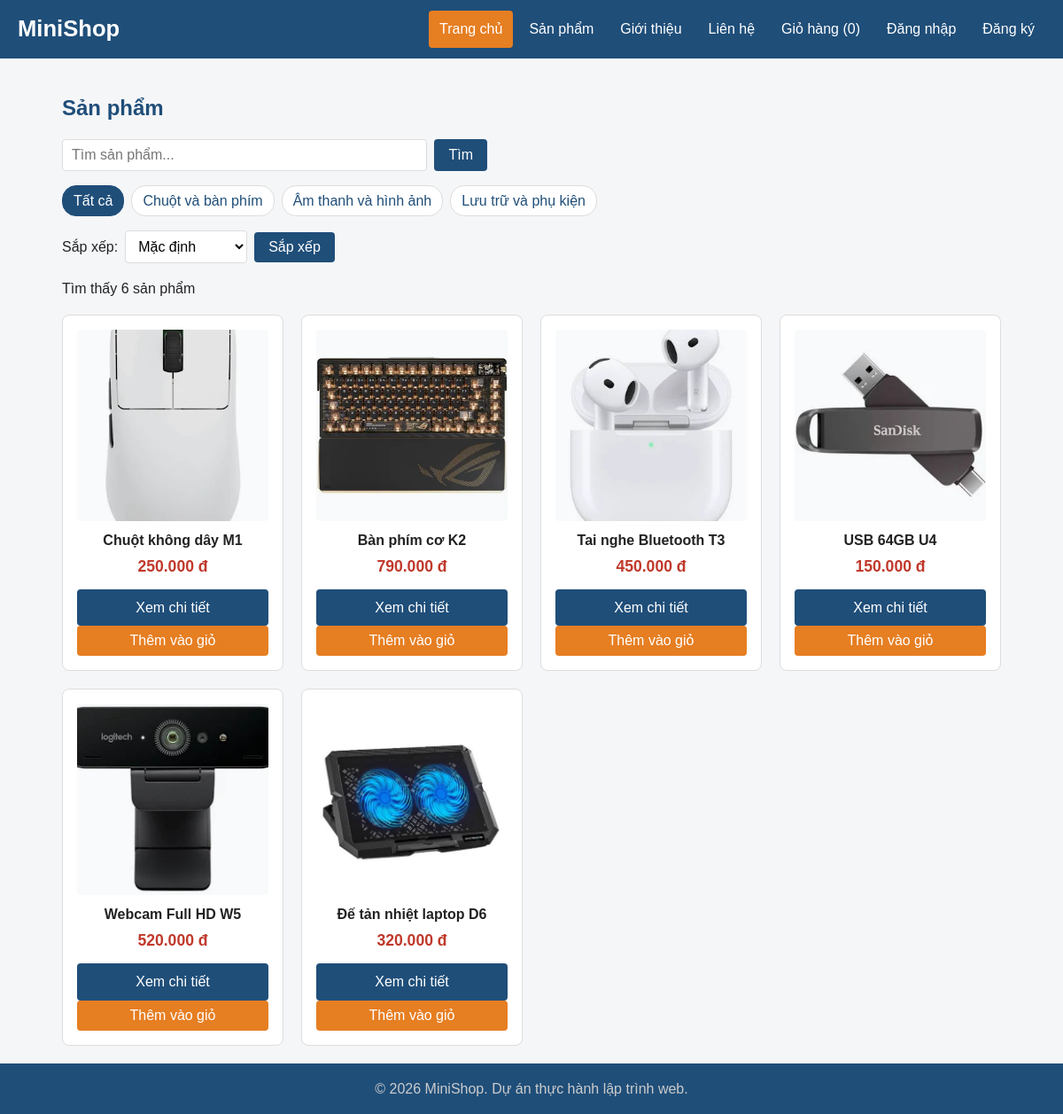
The page / on the database its author committed.
### tables this page shows
CREATE TABLE categories (
    id INT UNSIGNED AUTO_INCREMENT PRIMARY KEY,
    name VARCHAR(100) NOT NULL
);

CREATE TABLE products (
    id INT UNSIGNED AUTO_INCREMENT PRIMARY KEY,
    category_id INT UNSIGNED NOT NULL,
    name VARCHAR(200) NOT NULL,
    price INT UNSIGNED NOT NULL,
    description TEXT,
    image VARCHAR(255) NOT NULL DEFAULT 'images/sp01.jpg',
    stock INT UNSIGNED NOT NULL DEFAULT 0,
    created_at DATETIME NOT NULL DEFAULT CURRENT_TIMESTAMP,
    CONSTRAINT fk_products_category
        FOREIGN KEY (category_id) REFERENCES categories(id)
);

### includes/functions.php (called while the page is built)
<?php
function e($value)
{
    return htmlspecialchars((string) $value, ENT_QUOTES | ENT_SUBSTITUTE, 'UTF-8');
}
function format_price($amount)
{
    return number_format((int) $amount, 0, ',', '.') . ' đ';
}
function url($path = '')
{
    return BASE_URL . ltrim($path, '/');
}

### includes/init.php (called while the page is built, shortened)
<?php
require_once __DIR__ . '/functions.php';
$currentPage = basename($_SERVER['SCRIPT_NAME'] ?? 'index.php');

### index.php (the view, shortened to what this page needs)
<?php
require __DIR__ . '/includes/init.php';
$categoryInput = $_GET['category'] ?? '';
$categoryId = is_scalar($categoryInput) ? filter_var($categoryInput, FILTER_VALIDATE_INT) : false;
$categoryId = $categoryId !== false && $categoryId > 0 ? $categoryId : 0;
$keywordInput = $_GET['q'] ?? '';
$keyword = is_string($keywordInput) ? trim($keywordInput) : '';
$sortInput = $_GET['sort'] ?? '';
$sort = is_string($sortInput) ? $sortInput : '';
$categories = $pdo->query('SELECT id, name FROM categories ORDER BY id')->fetchAll();
$sql = 'SELECT id, name, price, image FROM products';
$parameters = [];
$orderBy = [
    'price_asc' => 'price ASC',
    'price_desc' => 'price DESC',
];
$sql .= ' ORDER BY ' . ($orderBy[$sort] ?? 'id ASC');
$statement = $pdo->prepare($sql);
$statement->execute($parameters);
$products = $statement->fetchAll();
require __DIR__ . '/includes/header.php';
?>
<section id="products">
    <h2>Sản phẩm</h2>
    <form action="<?= e(url('index.php')) ?>" method="get" class="search-form">
        <input type="search" name="q" value="<?= e($keyword) ?>" placeholder="Tìm sản phẩm..."
               aria-label="Tìm sản phẩm">
        <button type="submit" class="btn">Tìm</button>
    </form>
    <nav class="category-bar" aria-label="Lọc theo danh mục">
        <a href="<?= e(url('index.php')) ?>" class="<?= $categoryId === 0 ? 'active' : '' ?>">Tất cả</a>
        <?php foreach ($categories as $category): ?>
            <?php
            $categoryParameters = ['category' => (int) $category['id']];
            ?>
            <a href="<?= e(url('index.php?' . http_build_query($categoryParameters))) ?>"
               class="<?= $categoryId === (int) $category['id'] ? 'active' : '' ?>">
                <?= e($category['name']) ?>
            </a>
        <?php endforeach; ?>
    </nav>
    <form action="<?= e(url('index.php')) ?>" method="get" class="sort-form">
        <label for="sort">Sắp xếp:</label>
        <select id="sort" name="sort">
            <option value="" <?= $sort === '' ? 'selected' : '' ?>>Mặc định</option>
        </select>
        <button type="submit" class="btn">Sắp xếp</button>
    </form>
    <p role="status">Tìm thấy <?= count($products) ?> sản phẩm</p>
    <div class="product-list">
        <?php foreach ($products as $product): ?>
            <article class="product-card">
                <img src="<?= e(url($product['image'])) ?>" alt="<?= e($product['name']) ?>">
                <h3><?= e($product['name']) ?></h3>
                <p class="price"><?= format_price($product['price']) ?></p>
                <a href="<?= e(url('product.php?id=' . (int) $product['id'])) ?>" class="btn">Xem chi tiết</a>
                <button type="button" class="btn btn-accent add-to-cart"
                        data-id="<?= (int) $product['id'] ?>"
                        data-name="<?= e($product['name']) ?>"
                        data-price="<?= (int) $product['price'] ?>"
                        data-image="<?= e(url($product['image'])) ?>">Thêm vào giỏ</button>
            </article>
        <?php endforeach; ?>
    </div>
</section>
<?php require __DIR__ . '/includes/footer.php'; ?>

### includes/header.php (shortened to what this page needs)
<!DOCTYPE html>
<html lang="vi">
<head>
    <link rel="stylesheet" href="<?= e(url('css/style.css')) ?>">
</head>
<body>
    <header class="site-header">
        <h1><?= e(APP_NAME) ?></h1>
        <nav class="main-nav" aria-label="Điều hướng chính">
            <?php
            $navigation = [
                ['href' => 'index.php', 'page' => 'index.php', 'label' => 'Trang chủ'],
                ['href' => 'index.php#products', 'page' => null, 'label' => 'Sản phẩm'],
                ['href' => 'about.php', 'page' => 'about.php', 'label' => 'Giới thiệu'],
                ['href' => 'contact.php', 'page' => 'contact.php', 'label' => 'Liên hệ'],
                ['href' => 'cart.php', 'page' => 'cart.php', 'label' => 'Giỏ hàng'],
                ['href' => 'login.php', 'page' => 'login.php', 'label' => 'Đăng nhập'],
                ['href' => 'register.php', 'page' => 'register.php', 'label' => 'Đăng ký'],
            ];
            ?>
            <?php foreach ($navigation as $item): ?>
                <a href="<?= e(url($item['href'])) ?>"
                   class="<?= $item['page'] !== null && $currentPage === $item['page'] ? 'active' : '' ?>"
                   <?= $item['page'] !== null && $currentPage === $item['page'] ? 'aria-current="page"' : '' ?>>
                    <?= e($item['label']) ?>
                    <?php if ($item['page'] === 'cart.php'): ?>
                        (<span id="cart-count" class="cart-count">0</span>)
                    <?php endif; ?>
                </a>
            <?php endforeach; ?>
        </nav>
    </header>
    <main>

### includes/footer.php
    </main>
    <footer class="site-footer">
        <p>&copy; <?= date('Y') ?> <?= e(APP_NAME) ?>. Dự án thực hành lập trình web.</p>
    </footer>
</body>
</html>

### css/style.css (style rules this page uses)
:root { --primary: #1f4e79; --primary-dark: #163a5a; --accent: #e67e22; --accent-dark: #cf6d17; --text: #222222; --muted: #666666; --border: #dddddd; --bg: #f5f6f8; --white: #ffffff; --danger: #c0392b; }
* { box-sizing: border-box; }
body { margin: 0; font-family: Arial, Helvetica, sans-serif; font-size: 16px; line-height: 1.6; color: var(--text); background-color: var(--bg); }
h1, h2, h3 { line-height: 1.3; }
h2 { color: var(--primary); }
a { color: var(--primary); text-decoration: none; }
img { max-width: 100%; height: auto; }
.price { color: var(--danger); font-size: 1.1rem; font-weight: bold; }
main { max-width: 1100px; margin: 0 auto; padding: 20px; }
.site-header { display: flex; justify-content: space-between; align-items: center; flex-wrap: wrap; gap: 10px; padding: 12px 20px; background-color: var(--primary); color: var(--white); }
.site-header h1 { margin: 0; font-size: 1.6rem; }
.main-nav { display: flex; flex-wrap: wrap; gap: 6px; }
.main-nav a { padding: 8px 12px; border-radius: 4px; color: var(--white); }
.main-nav a.active { background-color: var(--accent); }
.product-list { display: grid; grid-template-columns: repeat(4, 1fr); gap: 20px; }
.product-card { display: flex; flex-direction: column; padding: 16px; border: 1px solid var(--border); border-radius: 8px; background-color: var(--white); text-align: center; transition: box-shadow 0.2s, transform 0.2s; }
.product-card img { width: 100%; aspect-ratio: 1 / 1; object-fit: cover; border-radius: 4px; }
.product-card h3 { margin: 12px 0 4px; font-size: 1rem; }
.product-card .price { margin: 0 0 12px; }
.btn { display: inline-block; padding: 8px 16px; border: none; border-radius: 4px; background-color: var(--primary); color: var(--white); font-size: 1rem; font-family: inherit; cursor: pointer; }
.btn-accent { background-color: var(--accent); }
.product-card .btn { width: 100%; margin-top: auto; }
body { display: flex; flex-direction: column; min-height: 100vh; }
main { flex: 1; width: 100%; }
.site-footer { padding: 16px; background-color: var(--primary); color: #cccccc; text-align: center; }
.site-footer p { margin: 0; }
.search-form { display: flex; gap: 8px; max-width: 480px; margin-bottom: 12px; }
.search-form input { flex: 1; min-width: 0; padding: 8px 10px; border: 1px solid var(--border); border-radius: 4px; font-size: 1rem; }
.category-bar { display: flex; flex-wrap: wrap; gap: 8px; margin: 16px 0; }
.category-bar a { padding: 4px 12px; border: 1px solid var(--border); border-radius: 16px; background-color: var(--white); }
.category-bar a.active { border-color: var(--primary); background-color: var(--primary); color: var(--white); }
.sort-form { display: flex; align-items: center; flex-wrap: wrap; gap: 8px; margin: 16px 0; }
.sort-form select { padding: 8px 10px; border: 1px solid var(--border); border-radius: 4px; background-color: var(--white); font: inherit; }

### rows shown on the page
categories: name "Chuột và bàn phím"
categories: name "Âm thanh và hình ảnh"
categories: name "Lưu trữ và phụ kiện"
products: image (picture), name "Chuột không dây M1", price "250.000 đ"
products: image (picture), name "Bàn phím cơ K2", price "790.000 đ"
products: image (picture), name "Tai nghe Bluetooth T3", price "450.000 đ"
products: image (picture), name "USB 64GB U4", price "150.000 đ"
products: image (picture), name "Webcam Full HD W5", price "520.000 đ"
products: image (picture), name "Đế tản nhiệt laptop D6", price "320.000 đ"

### other values the page prints
APP_NAME "MiniShop"
$item['label'] "Trang chủ"
$item['label'] "Sản phẩm"
$item['label'] "Giới thiệu"
$item['label'] "Liên hệ"
$item['label'] "Giỏ hàng"
$item['label'] "Đăng nhập"
$item['label'] "Đăng ký"
count($products) "6"
